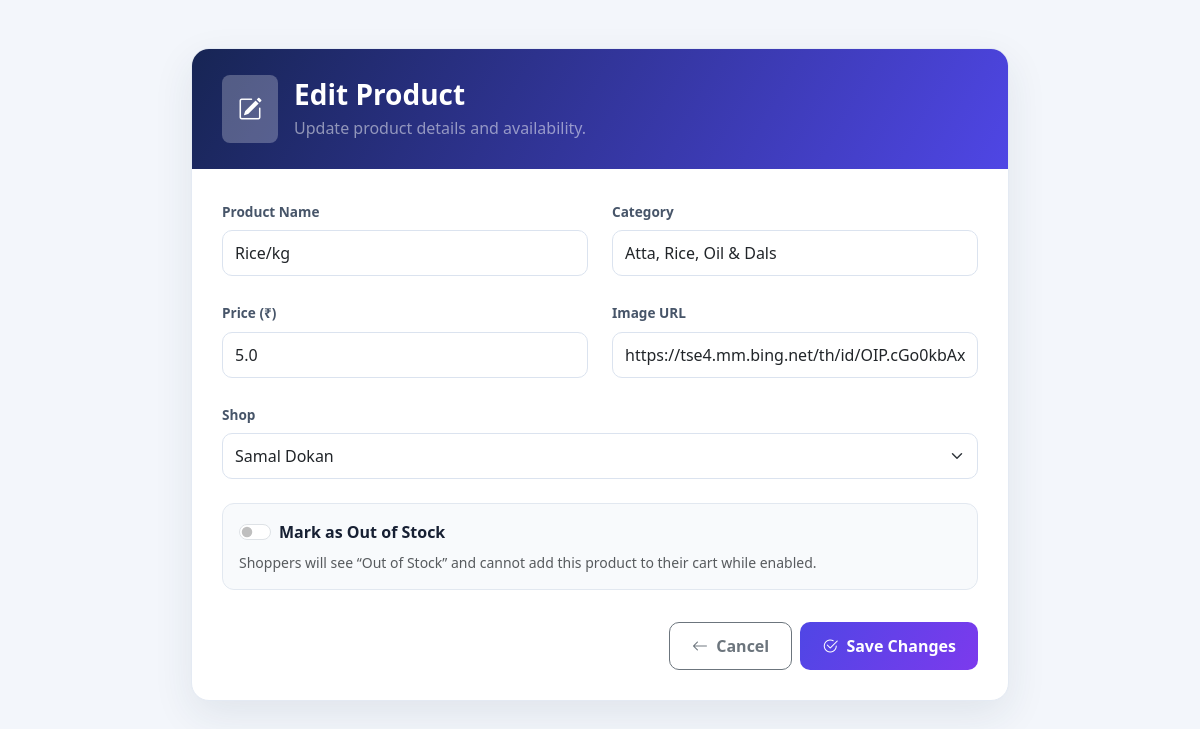
The page /edit_item/2 (signed in) on the database as committed earlier.
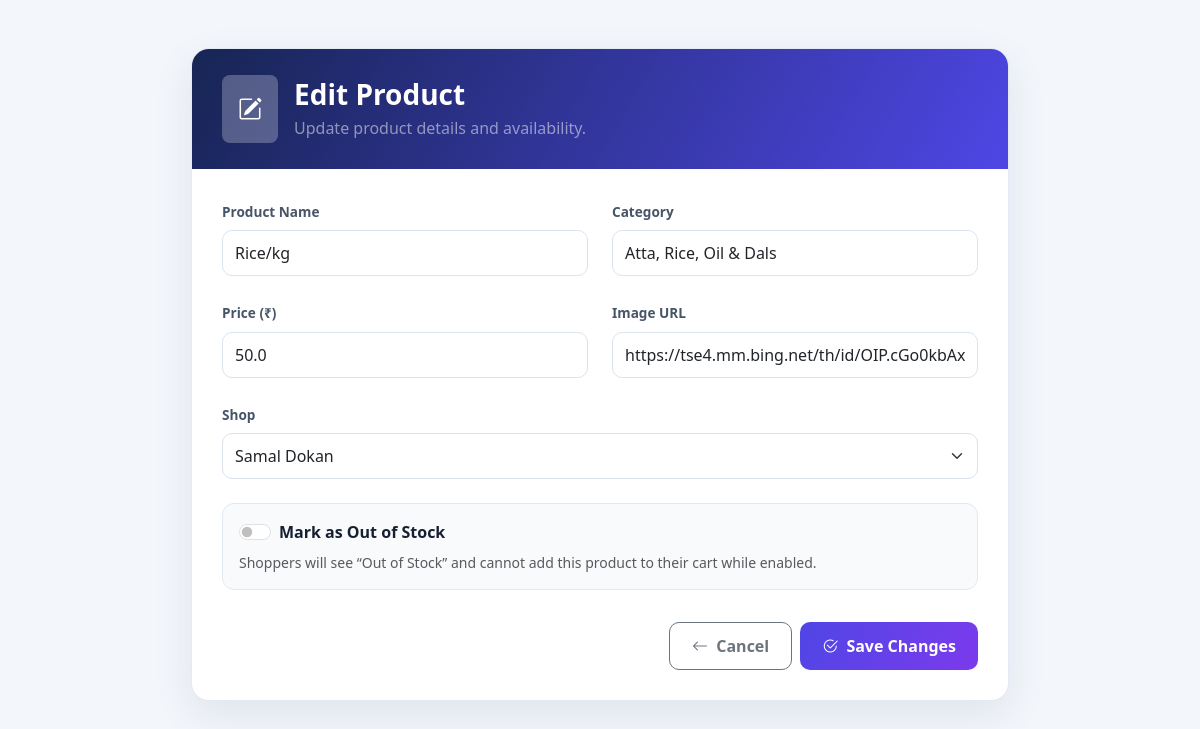
The same page on the database as committed later.
### tables this page shows
CREATE TABLE items (
                    id INTEGER PRIMARY KEY AUTOINCREMENT,
                    name TEXT NOT NULL,
                    category TEXT NOT NULL,
                    price REAL NOT NULL,
                    photo TEXT,
                    shop_id INTEGER, is_out_of_stock INTEGER DEFAULT 0,
                    FOREIGN KEY(shop_id) REFERENCES shops(id));

CREATE TABLE shops (
                    id INTEGER PRIMARY KEY AUTOINCREMENT,
                    name TEXT NOT NULL,
                    location_id INTEGER,
                    FOREIGN KEY(location_id) REFERENCES locations(id));

### app.py (the view, shortened to what this page needs)
@app.route("/edit_item/<int:item_id>", methods=["GET", "POST"])
@admin_required
def edit_item(item_id):
    conn = get_db_connection()
    c = conn.cursor()
    c.execute(
        "SELECT * FROM items WHERE id = ?",
        (item_id,)
    )
    item = c.fetchone()
    c.execute("SELECT * FROM shops")
    shops = c.fetchall()
    conn.close()
    if not item:
        return redirect(url_for("admin"))
    return render_template(
        "edit_item.html",
        item=item,
        shops=shops,
        error=None
    )

### app.py (called while the page is built)
def get_db_connection():
    conn = sqlite3.connect(DB_NAME)
    conn.execute("PRAGMA foreign_keys = ON")
    return conn

def admin_required(func):
    @wraps(func)
    def wrapper(*args, **kwargs):
        if not session.get("admin_logged_in"):
            return redirect(url_for("login"))
        return func(*args, **kwargs)
    return wrapper

### templates/edit_item.html (shortened to what this page needs)
<!DOCTYPE html>
<html lang="en">
<head>
    <link rel="stylesheet" href="https://cdn.jsdelivr.net/npm/bootstrap@5.3.0/dist/css/bootstrap.min.css">
    <link rel="stylesheet" href="https://cdn.jsdelivr.net/npm/bootstrap-icons@1.11.3/font/bootstrap-icons.min.css">
</head>
<body>
<div class="page-wrap">
    <div class="editor-card">
        <div class="editor-head">
            <div class="d-flex align-items-center gap-3">
                <div class="rounded-3 bg-white bg-opacity-25 p-3"><i class="bi bi-pencil-square fs-4"></i></div>
                <div><h1 class="h3 fw-bold mb-1">Edit Product</h1><div class="text-white-50">Update product details and availability.</div></div>
            </div>
        </div>
        <div class="editor-body">
            <form method="POST">
                <div class="row g-4">
                    <div class="col-md-6"><label class="form-label" for="name">Product Name</label><input class="form-control" id="name" type="text" name="name" value="{{ item[1] }}" required></div>
                    <div class="col-md-6"><label class="form-label" for="category">Category</label><input class="form-control" id="category" type="text" name="category" value="{{ item[2] }}" required></div>
                    <div class="col-md-6"><label class="form-label" for="price">Price (₹)</label><input class="form-control" id="price" type="number" min="0" step="0.01" name="price" value="{{ item[3] }}" required></div>
                    <div class="col-md-6"><label class="form-label" for="photo">Image URL</label><input class="form-control" id="photo" type="url" name="photo" value="{{ item[4] or '' }}" placeholder="https://example.com/image.jpg"></div>
                    <div class="col-12"><label class="form-label" for="shop_id">Shop</label>
                        <select class="form-select" id="shop_id" name="shop_id" required>
                            {% for shop in shops %}<option value="{{ shop[0] }}" {% if shop[0] == item[5] %}selected{% endif %}>{{ shop[1] }}</option>{% endfor %}
                        </select>
                    </div>
                    <div class="col-12"><div class="stock-box">
                        <div class="form-check form-switch"><input class="form-check-input" type="checkbox" role="switch" id="is_out_of_stock" name="is_out_of_stock" value="1" {% if item[6] %}checked{% endif %}><label class="form-check-label fw-bold" for="is_out_of_stock">Mark as Out of Stock</label></div>
                        <div class="form-text mt-2">Shoppers will see “Out of Stock” and cannot add this product to their cart while enabled.</div>
                    </div></div>
                    <div class="col-12 d-flex flex-wrap justify-content-end gap-2 pt-2">
                        <a href="{{ url_for('admin') }}" class="btn btn-outline-secondary btn-cancel"><i class="bi bi-arrow-left me-1"></i> Cancel</a>
                        <button type="submit" class="btn btn-save"><i class="bi bi-check2-circle me-1"></i> Save Changes</button>
                    </div>
                </div>
            </form>
        </div>
    </div>
</div>
</body>
</html>

Rows that differ between the two databases and show on the page:
changed items "Rice/kg": price "5.0" → "50.0"
